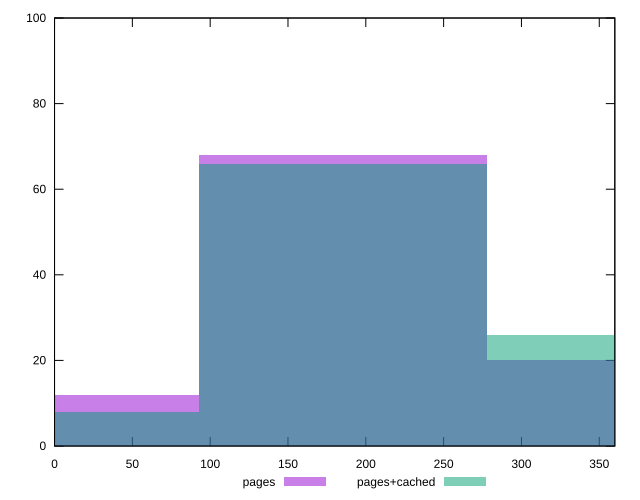

The script that saved this image:
reset

$pages <<EOF
185.44420436303537 68
370.88840872607074 20
0 12
EOF

$pagesCached <<EOF
185.44420436303537 66
370.88840872607074 26
0 8
EOF

set key outside below
set boxwidth 185.44420436303537
set xrange [0:360]
set yrange [0:100]
set trange [0:100]
set style fill transparent solid 0.5 noborder
set terminal svg size 640, 500 enhanced background rgb 'white'
set output "report_00015_2021-02-09T16-11-33.973Z/offscreen-images/comparison/histogram/0_vs_1.svg"

plot $pages title "pages" with boxes, \
     $pagesCached title "pages+cached" with boxes

reset
